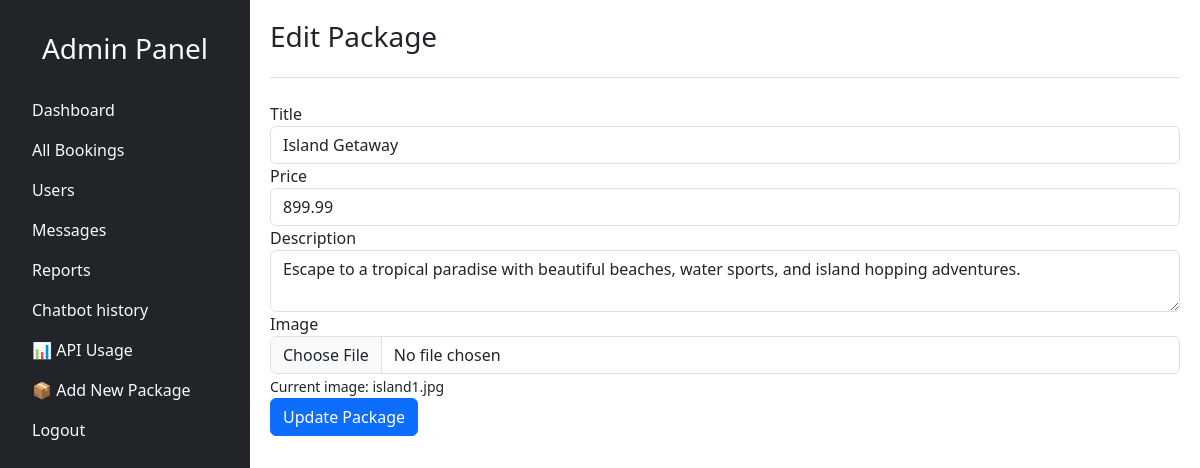
The page /admin_setup/package/edit_package.php?id=5 (signed in) on the database its author committed.
### tables this page shows
CREATE TABLE packages (
    id INT AUTO_INCREMENT PRIMARY KEY,
    title VARCHAR(255) NOT NULL,
    description TEXT NOT NULL,
    price DECIMAL(10,2) NOT NULL,
    image VARCHAR(255),
    created_at TIMESTAMP DEFAULT CURRENT_TIMESTAMP,
    updated_at TIMESTAMP DEFAULT CURRENT_TIMESTAMP ON UPDATE CURRENT_TIMESTAMP,
    INDEX idx_title (title),
    INDEX idx_price (price)
);

### admin_setup/package/edit_package.php (the view, shortened to what this page needs)
<?php
include('../../database/db_connect.php');
$id = $_GET['id'];
try {
    $sql = "SELECT * FROM packages WHERE id = :id";
    $stmt = $pdo->prepare($sql);
    $stmt->bindParam(':id', $id);
    $stmt->execute();
    $package = $stmt->fetch(PDO::FETCH_ASSOC);
} catch (PDOException $e) {
    die("Error fetching package details: " . $e->getMessage());
}
 include '../component/nav_admin.php';
?>
<div class="main-content flex-grow-1 p-4">
    <div class="header mb-4">
        <h1 class="h3">Edit Package</h1>
    </div>
    <form action="update_package_process.php" method="POST" enctype="multipart/form-data">
        <div class="form-group">
            <label for="title">Title</label>
            <input type="text" name="title" id="title" class="form-control" value="<?php echo htmlspecialchars($package['title']); ?>" required>
        </div>
        <div class="form-group">
            <label for="price">Price</label>
            <input type="number" name="price" id="price" class="form-control" value="<?php echo htmlspecialchars($package['price']); ?>" required>
        </div>
        <div class="form-group">
            <label for="description">Description</label>
            <textarea name="description" id="description" class="form-control"><?php echo htmlspecialchars($package['description']); ?></textarea>
        </div>
        <div class="form-group">
            <label for="image">Image</label>
            <input type="file" name="image" id="image" class="form-control">
            <small>Current image: <?php echo htmlspecialchars($package['image']); ?></small>
        </div>
        <button type="submit" class="btn btn-primary">Update Package</button>
    </form>
</div>

### css/admin.css (style rules this page uses)
html, body { height: 100%; margin: 0; }
.main-content { margin-left: 250px !important; width: calc(100% - 250px) !important; min-height: 100vh; }
.main-content { padding: 20px !important; }
.header { border-bottom: 1px solid #dee2e6; padding-bottom: 15px; }

### rows shown on the page
packages: title "Island Getaway", price "899.99", description "Escape to a tropical paradise with beautiful beaches, water sports, and island hopping adventures.", image "island1.jpg"
